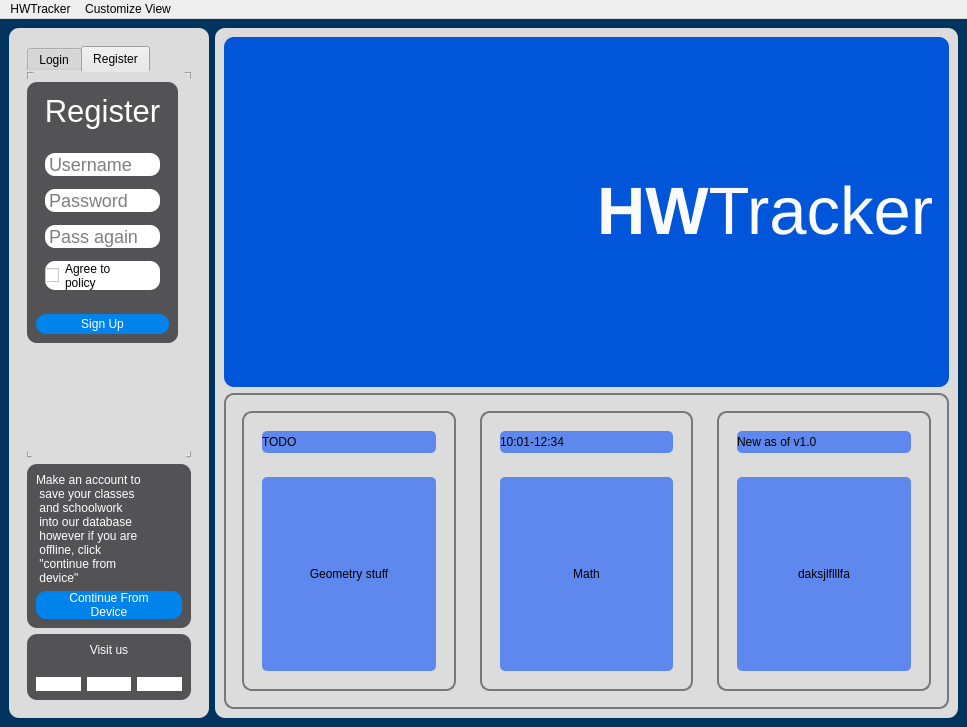
<?xml version="1.0" encoding="UTF-8"?>
<ui version="4.0">
 <class>Login</class>
 <widget class="QMainWindow" name="Login">
  <property name="geometry">
   <rect>
    <x>0</x>
    <y>0</y>
    <width>967</width>
    <height>727</height>
   </rect>
  </property>
  <property name="minimumSize">
   <size>
    <width>967</width>
    <height>727</height>
   </size>
  </property>
  <property name="cursor">
   <cursorShape>ArrowCursor</cursorShape>
  </property>
  <property name="windowTitle">
   <string>Login</string>
  </property>
  <property name="styleSheet">
   <string notr="true">QMainWindow{
	background:rgb(0, 51, 94);
}</string>
  </property>
  <widget class="QWidget" name="centralwidget">
   <layout class="QHBoxLayout" name="horizontalLayout">
    <item>
     <widget class="QWidget" name="leftSide" native="true">
      <property name="minimumSize">
       <size>
        <width>200</width>
        <height>0</height>
       </size>
      </property>
      <property name="maximumSize">
       <size>
        <width>200</width>
        <height>16777215</height>
       </size>
      </property>
      <property name="styleSheet">
       <string notr="true">QWidget{
	background:rgb(220, 220, 220);
	border-radius: 10px;
}
QPushButton{
	color:rgb(255, 255, 255);
	background:rgb(0, 132, 235);
	border-radius: 10px;
}
QPushButton:hover{
	border:1px solid rgb(213, 214, 146);
}
QLineEdit{
	font-size:18px;
	background:rgb(255, 255, 255);
	border-radius:10px;
	border:0px solid;
	padding-left:2px;
	padding-right:2px;
}
QLineEdit:hover{
	border:1px solid rgb(213, 214, 146);
}
QCheckBox{
	background:rgb(255, 255, 255);
}
QCheckBox:hover{
	border:1px solid rgb(213, 214, 146);
}
QLabel{
	color:rgb(255, 255, 255);
}</string>
      </property>
      <layout class="QVBoxLayout" name="verticalLayout_4">
       <item>
        <widget class="QFrame" name="leftFrame">
         <property name="frameShape">
          <enum>QFrame::StyledPanel</enum>
         </property>
         <property name="frameShadow">
          <enum>QFrame::Raised</enum>
         </property>
         <layout class="QVBoxLayout" name="verticalLayout_15">
          <item>
           <widget class="QTabWidget" name="tabWidget">
            <property name="currentIndex">
             <number>1</number>
            </property>
            <widget class="QWidget" name="login">
             <attribute name="title">
              <string>Login</string>
             </attribute>
             <widget class="QFrame" name="LoginFrame">
              <property name="geometry">
               <rect>
                <x>0</x>
                <y>10</y>
                <width>151</width>
                <height>261</height>
               </rect>
              </property>
              <property name="minimumSize">
               <size>
                <width>0</width>
                <height>240</height>
               </size>
              </property>
              <property name="maximumSize">
               <size>
                <width>16777215</width>
                <height>16777215</height>
               </size>
              </property>
              <property name="styleSheet">
               <string notr="true">QFrame{
	background:rgb(83, 82, 84);
}</string>
              </property>
              <property name="frameShape">
               <enum>QFrame::StyledPanel</enum>
              </property>
              <property name="frameShadow">
               <enum>QFrame::Raised</enum>
              </property>
              <layout class="QVBoxLayout" name="verticalLayout_2">
               <item>
                <widget class="QLabel" name="logintext">
                 <property name="maximumSize">
                  <size>
                   <width>16777215</width>
                   <height>40</height>
                  </size>
                 </property>
                 <property name="font">
                  <font>
                   <family>Arial</family>
                   <pointsize>23</pointsize>
                  </font>
                 </property>
                 <property name="text">
                  <string>Login</string>
                 </property>
                 <property name="alignment">
                  <set>Qt::AlignCenter</set>
                 </property>
                </widget>
               </item>
               <item>
                <widget class="QFrame" name="loginFrame">
                 <property name="minimumSize">
                  <size>
                   <width>0</width>
                   <height>140</height>
                  </size>
                 </property>
                 <property name="maximumSize">
                  <size>
                   <width>16777215</width>
                   <height>100</height>
                  </size>
                 </property>
                 <property name="font">
                  <font>
                   <family>Arial</family>
                   <pointsize>24</pointsize>
                   <weight>75</weight>
                   <bold>true</bold>
                  </font>
                 </property>
                 <property name="cursor">
                  <cursorShape>ArrowCursor</cursorShape>
                 </property>
                 <property name="frameShape">
                  <enum>QFrame::StyledPanel</enum>
                 </property>
                 <property name="frameShadow">
                  <enum>QFrame::Sunken</enum>
                 </property>
                 <layout class="QVBoxLayout" name="verticalLayout">
                  <item>
                   <widget class="QLineEdit" name="passwordInputS">
                    <property name="placeholderText">
                     <string>Username</string>
                    </property>
                   </widget>
                  </item>
                  <item>
                   <widget class="QLineEdit" name="UsernameInputS">
                    <property name="font">
                     <font>
                      <pointsize>-1</pointsize>
                     </font>
                    </property>
                    <property name="text">
                     <string/>
                    </property>
                    <property name="echoMode">
                     <enum>QLineEdit::Password</enum>
                    </property>
                    <property name="placeholderText">
                     <string>Password</string>
                    </property>
                   </widget>
                  </item>
                  <item>
                   <widget class="QCheckBox" name="keepsignin">
                    <property name="minimumSize">
                     <size>
                      <width>0</width>
                      <height>30</height>
                     </size>
                    </property>
                    <property name="cursor">
                     <cursorShape>OpenHandCursor</cursorShape>
                    </property>
                    <property name="text">
                     <string>Keep me
 signed in</string>
                    </property>
                   </widget>
                  </item>
                 </layout>
                </widget>
               </item>
               <item>
                <widget class="QPushButton" name="submitcredentials">
                 <property name="minimumSize">
                  <size>
                   <width>0</width>
                   <height>20</height>
                  </size>
                 </property>
                 <property name="cursor">
                  <cursorShape>OpenHandCursor</cursorShape>
                 </property>
                 <property name="text">
                  <string>Sign In</string>
                 </property>
                </widget>
               </item>
              </layout>
             </widget>
            </widget>
            <widget class="QWidget" name="signup">
             <attribute name="title">
              <string>Register</string>
             </attribute>
             <widget class="QFrame" name="registerbox">
              <property name="geometry">
               <rect>
                <x>0</x>
                <y>10</y>
                <width>151</width>
                <height>261</height>
               </rect>
              </property>
              <property name="minimumSize">
               <size>
                <width>0</width>
                <height>240</height>
               </size>
              </property>
              <property name="maximumSize">
               <size>
                <width>16777215</width>
                <height>16777215</height>
               </size>
              </property>
              <property name="styleSheet">
               <string notr="true">QFrame{
	background:rgb(83, 82, 84);
}</string>
              </property>
              <property name="frameShape">
               <enum>QFrame::StyledPanel</enum>
              </property>
              <property name="frameShadow">
               <enum>QFrame::Raised</enum>
              </property>
              <layout class="QVBoxLayout" name="verticalLayout_13">
               <item>
                <widget class="QLabel" name="registerlable">
                 <property name="maximumSize">
                  <size>
                   <width>16777215</width>
                   <height>40</height>
                  </size>
                 </property>
                 <property name="font">
                  <font>
                   <family>Arial</family>
                   <pointsize>23</pointsize>
                  </font>
                 </property>
                 <property name="text">
                  <string>Register</string>
                 </property>
                 <property name="alignment">
                  <set>Qt::AlignCenter</set>
                 </property>
                </widget>
               </item>
               <item>
                <widget class="QFrame" name="registerFrame">
                 <property name="maximumSize">
                  <size>
                   <width>16777215</width>
                   <height>16777215</height>
                  </size>
                 </property>
                 <property name="font">
                  <font>
                   <family>Arial</family>
                   <pointsize>24</pointsize>
                   <weight>75</weight>
                   <bold>true</bold>
                  </font>
                 </property>
                 <property name="cursor">
                  <cursorShape>ArrowCursor</cursorShape>
                 </property>
                 <property name="frameShape">
                  <enum>QFrame::StyledPanel</enum>
                 </property>
                 <property name="frameShadow">
                  <enum>QFrame::Sunken</enum>
                 </property>
                 <layout class="QVBoxLayout" name="verticalLayout_3">
                  <item>
                   <widget class="QLineEdit" name="UsernameInputR">
                    <property name="placeholderText">
                     <string>Username</string>
                    </property>
                   </widget>
                  </item>
                  <item>
                   <widget class="QLineEdit" name="passwordInputR">
                    <property name="font">
                     <font>
                      <pointsize>-1</pointsize>
                     </font>
                    </property>
                    <property name="text">
                     <string/>
                    </property>
                    <property name="echoMode">
                     <enum>QLineEdit::Password</enum>
                    </property>
                    <property name="placeholderText">
                     <string>Password</string>
                    </property>
                   </widget>
                  </item>
                  <item>
                   <widget class="QLineEdit" name="passwordInputConfirmR">
                    <property name="font">
                     <font>
                      <pointsize>-1</pointsize>
                     </font>
                    </property>
                    <property name="text">
                     <string/>
                    </property>
                    <property name="echoMode">
                     <enum>QLineEdit::Password</enum>
                    </property>
                    <property name="placeholderText">
                     <string>Pass again</string>
                    </property>
                   </widget>
                  </item>
                  <item>
                   <widget class="QCheckBox" name="agreetopolicy">
                    <property name="cursor">
                     <cursorShape>OpenHandCursor</cursorShape>
                    </property>
                    <property name="text">
                     <string>Agree to 
policy</string>
                    </property>
                   </widget>
                  </item>
                 </layout>
                </widget>
               </item>
               <item>
                <widget class="QPushButton" name="registercredentials">
                 <property name="minimumSize">
                  <size>
                   <width>0</width>
                   <height>20</height>
                  </size>
                 </property>
                 <property name="cursor">
                  <cursorShape>OpenHandCursor</cursorShape>
                 </property>
                 <property name="text">
                  <string>Sign Up</string>
                 </property>
                </widget>
               </item>
              </layout>
             </widget>
            </widget>
           </widget>
          </item>
          <item>
           <widget class="QFrame" name="signinLocal">
            <property name="styleSheet">
             <string notr="true">QFrame{
	background:rgb(83, 82, 84);
}</string>
            </property>
            <property name="frameShape">
             <enum>QFrame::StyledPanel</enum>
            </property>
            <property name="frameShadow">
             <enum>QFrame::Raised</enum>
            </property>
            <layout class="QVBoxLayout" name="verticalLayout_14">
             <item>
              <widget class="QLabel" name="signinLocalText">
               <property name="text">
                <string>Make an account to 
 save your classes
 and schoolwork 
 into our database
 however if you are
 offline, click 
 &quot;continue from
 device&quot;</string>
               </property>
              </widget>
             </item>
             <item>
              <widget class="QPushButton" name="signinLocalButton">
               <property name="cursor">
                <cursorShape>OpenHandCursor</cursorShape>
               </property>
               <property name="text">
                <string>Continue From 
Device</string>
               </property>
              </widget>
             </item>
            </layout>
           </widget>
          </item>
          <item>
           <widget class="QFrame" name="socials">
            <property name="maximumSize">
             <size>
              <width>16777215</width>
              <height>100</height>
             </size>
            </property>
            <property name="styleSheet">
             <string notr="true">QPushButton{
	background:rgb(255, 255, 255);
}
QFrame{
	background:rgb(83, 82, 84);
}</string>
            </property>
            <property name="frameShape">
             <enum>QFrame::StyledPanel</enum>
            </property>
            <property name="frameShadow">
             <enum>QFrame::Plain</enum>
            </property>
            <layout class="QGridLayout" name="gridLayout_2">
             <item row="0" column="0" colspan="3">
              <widget class="QLabel" name="checkusout">
               <property name="text">
                <string>&lt;html&gt;&lt;head/&gt;&lt;body&gt;&lt;p&gt;Visit us &lt;br/&gt;&lt;/p&gt;&lt;/body&gt;&lt;/html&gt;</string>
               </property>
               <property name="alignment">
                <set>Qt::AlignCenter</set>
               </property>
              </widget>
             </item>
             <item row="1" column="0">
              <widget class="QPushButton" name="insta">
               <property name="text">
                <string/>
               </property>
               <property name="icon">
                <iconset>
                 <normaloff>../../Downloads/output-onlinepngtools-removebg-preview-2.png</normaloff>../../Downloads/output-onlinepngtools-removebg-preview-2.png</iconset>
               </property>
               <property name="iconSize">
                <size>
                 <width>32</width>
                 <height>32</height>
                </size>
               </property>
              </widget>
             </item>
             <item row="1" column="1">
              <widget class="QPushButton" name="youtube">
               <property name="font">
                <font>
                 <kerning>false</kerning>
                </font>
               </property>
               <property name="text">
                <string/>
               </property>
               <property name="icon">
                <iconset>
                 <normaloff>../../Downloads/youtube_PNG12.png</normaloff>../../Downloads/youtube_PNG12.png</iconset>
               </property>
               <property name="iconSize">
                <size>
                 <width>32</width>
                 <height>32</height>
                </size>
               </property>
              </widget>
             </item>
             <item row="1" column="2">
              <widget class="QPushButton" name="github">
               <property name="font">
                <font>
                 <kerning>false</kerning>
                </font>
               </property>
               <property name="text">
                <string/>
               </property>
               <property name="icon">
                <iconset>
                 <normaloff>../../Downloads/github-153-675523.png</normaloff>../../Downloads/github-153-675523.png</iconset>
               </property>
               <property name="iconSize">
                <size>
                 <width>32</width>
                 <height>32</height>
                </size>
               </property>
              </widget>
             </item>
            </layout>
           </widget>
          </item>
         </layout>
        </widget>
       </item>
      </layout>
     </widget>
    </item>
    <item>
     <widget class="QWidget" name="rightSide" native="true">
      <property name="styleSheet">
       <string notr="true">QWidget{
	background:rgb(220, 220, 220);
	border-radius: 10px;
}</string>
      </property>
      <layout class="QVBoxLayout" name="verticalLayout_5">
       <item>
        <widget class="QFrame" name="ICONFRAME">
         <property name="minimumSize">
          <size>
           <width>0</width>
           <height>350</height>
          </size>
         </property>
         <property name="styleSheet">
          <string notr="true">QFrame{
	border-radius:10px;
	background:rgb(0, 85, 216)
}</string>
         </property>
         <property name="frameShape">
          <enum>QFrame::StyledPanel</enum>
         </property>
         <property name="frameShadow">
          <enum>QFrame::Raised</enum>
         </property>
         <layout class="QHBoxLayout" name="horizontalLayout_3">
          <item>
           <widget class="QLabel" name="ICONPNG">
            <property name="minimumSize">
             <size>
              <width>0</width>
              <height>250</height>
             </size>
            </property>
            <property name="maximumSize">
             <size>
              <width>16777215</width>
              <height>16777215</height>
             </size>
            </property>
            <property name="font">
             <font>
              <pointsize>10</pointsize>
             </font>
            </property>
            <property name="text">
             <string/>
            </property>
            <property name="pixmap">
             <pixmap resource="../../Downloads/FILE_2695-2.qrc">:/ICON/icon.png</pixmap>
            </property>
            <property name="alignment">
             <set>Qt::AlignCenter</set>
            </property>
           </widget>
          </item>
          <item>
           <widget class="QLabel" name="HWTRACKERLABEL">
            <property name="font">
             <font>
              <family>Arial</family>
              <pointsize>50</pointsize>
             </font>
            </property>
            <property name="text">
             <string>&lt;html&gt;&lt;head/&gt;&lt;body&gt;&lt;p&gt;&lt;span style=&quot; font-weight:600; color:#fbfbfb;&quot;&gt;HW&lt;/span&gt;&lt;span style=&quot; color:#fbfbfb;&quot;&gt;Tracker&lt;/span&gt;&lt;/p&gt;&lt;/body&gt;&lt;/html&gt;</string>
            </property>
            <property name="alignment">
             <set>Qt::AlignCenter</set>
            </property>
           </widget>
          </item>
         </layout>
        </widget>
       </item>
       <item>
        <widget class="QGroupBox" name="BOTTOMCONTAINER">
         <property name="font">
          <font>
           <pointsize>24</pointsize>
          </font>
         </property>
         <property name="autoFillBackground">
          <bool>false</bool>
         </property>
         <property name="styleSheet">
          <string notr="true">QGroupBox{
	border: 2px solid rgb(120, 119, 121);
}
QLabel{
	background:rgb(94, 136, 238);
	border-radius:5px;
}</string>
         </property>
         <layout class="QHBoxLayout" name="horizontalLayout_2">
          <item>
           <widget class="QScrollArea" name="TODOS">
            <property name="verticalScrollBarPolicy">
             <enum>Qt::ScrollBarAlwaysOff</enum>
            </property>
            <property name="horizontalScrollBarPolicy">
             <enum>Qt::ScrollBarAlwaysOff</enum>
            </property>
            <property name="widgetResizable">
             <bool>true</bool>
            </property>
            <widget class="QWidget" name="TODOSSCROLLABLE">
             <property name="geometry">
              <rect>
               <x>0</x>
               <y>0</y>
               <width>220</width>
               <height>263</height>
              </rect>
             </property>
             <layout class="QVBoxLayout" name="verticalLayout_27">
              <item>
               <widget class="QGroupBox" name="todoBox">
                <property name="minimumSize">
                 <size>
                  <width>0</width>
                  <height>170</height>
                 </size>
                </property>
                <layout class="QVBoxLayout" name="verticalLayout_28">
                 <item>
                  <widget class="QFrame" name="TBtitleFrame">
                   <property name="maximumSize">
                    <size>
                     <width>16777215</width>
                     <height>40</height>
                    </size>
                   </property>
                   <property name="frameShape">
                    <enum>QFrame::StyledPanel</enum>
                   </property>
                   <property name="frameShadow">
                    <enum>QFrame::Raised</enum>
                   </property>
                   <layout class="QVBoxLayout" name="verticalLayout_29">
                    <item>
                     <widget class="QLabel" name="TBtitle">
                      <property name="text">
                       <string>TODO</string>
                      </property>
                     </widget>
                    </item>
                   </layout>
                  </widget>
                 </item>
                 <item>
                  <widget class="QFrame" name="TBdescFrame">
                   <property name="frameShape">
                    <enum>QFrame::StyledPanel</enum>
                   </property>
                   <property name="frameShadow">
                    <enum>QFrame::Raised</enum>
                   </property>
                   <layout class="QVBoxLayout" name="verticalLayout_30">
                    <item>
                     <widget class="QLabel" name="TBdesc">
                      <property name="text">
                       <string>Geometry stuff</string>
                      </property>
                      <property name="alignment">
                       <set>Qt::AlignCenter</set>
                      </property>
                     </widget>
                    </item>
                   </layout>
                  </widget>
                 </item>
                </layout>
               </widget>
              </item>
             </layout>
            </widget>
           </widget>
          </item>
          <item>
           <widget class="QScrollArea" name="SCHEDULE">
            <property name="verticalScrollBarPolicy">
             <enum>Qt::ScrollBarAlwaysOff</enum>
            </property>
            <property name="horizontalScrollBarPolicy">
             <enum>Qt::ScrollBarAlwaysOff</enum>
            </property>
            <property name="widgetResizable">
             <bool>true</bool>
            </property>
            <widget class="QWidget" name="SCHEDULESCROLLABLE">
             <property name="geometry">
              <rect>
               <x>0</x>
               <y>0</y>
               <width>221</width>
               <height>263</height>
              </rect>
             </property>
             <layout class="QVBoxLayout" name="verticalLayout_23">
              <item>
               <widget class="QGroupBox" name="scheduleBox">
                <property name="minimumSize">
                 <size>
                  <width>0</width>
                  <height>170</height>
                 </size>
                </property>
                <layout class="QVBoxLayout" name="verticalLayout_24">
                 <item>
                  <widget class="QFrame" name="SBtimeFrame">
                   <property name="maximumSize">
                    <size>
                     <width>16777215</width>
                     <height>40</height>
                    </size>
                   </property>
                   <property name="frameShape">
                    <enum>QFrame::StyledPanel</enum>
                   </property>
                   <property name="frameShadow">
                    <enum>QFrame::Raised</enum>
                   </property>
                   <layout class="QVBoxLayout" name="verticalLayout_25">
                    <item>
                     <widget class="QLabel" name="SBtime">
                      <property name="text">
                       <string>10:01-12:34</string>
                      </property>
                     </widget>
                    </item>
                   </layout>
                  </widget>
                 </item>
                 <item>
                  <widget class="QFrame" name="SBdescFrame">
                   <property name="frameShape">
                    <enum>QFrame::StyledPanel</enum>
                   </property>
                   <property name="frameShadow">
                    <enum>QFrame::Raised</enum>
                   </property>
                   <layout class="QVBoxLayout" name="verticalLayout_26">
                    <item>
                     <widget class="QLabel" name="SBdesc">
                      <property name="text">
                       <string>Math</string>
                      </property>
                      <property name="alignment">
                       <set>Qt::AlignCenter</set>
                      </property>
                     </widget>
                    </item>
                   </layout>
                  </widget>
                 </item>
                </layout>
               </widget>
              </item>
             </layout>
            </widget>
           </widget>
          </item>
          <item>
           <widget class="QScrollArea" name="NEWS">
            <property name="verticalScrollBarPolicy">
             <enum>Qt::ScrollBarAlwaysOff</enum>
            </property>
            <property name="horizontalScrollBarPolicy">
             <enum>Qt::ScrollBarAlwaysOff</enum>
            </property>
            <property name="widgetResizable">
             <bool>true</bool>
            </property>
            <widget class="QWidget" name="NEWSSCROLLABLE">
             <property name="geometry">
              <rect>
               <x>0</x>
               <y>0</y>
               <width>220</width>
               <height>263</height>
              </rect>
             </property>
             <layout class="QVBoxLayout" name="verticalLayout_12">
              <item>
               <widget class="QGroupBox" name="NewsBox">
                <property name="minimumSize">
                 <size>
                  <width>0</width>
                  <height>170</height>
                 </size>
                </property>
                <layout class="QVBoxLayout" name="verticalLayout_6">
                 <item>
                  <widget class="QFrame" name="NBtitleBox">
                   <property name="maximumSize">
                    <size>
                     <width>16777215</width>
                     <height>40</height>
                    </size>
                   </property>
                   <property name="frameShape">
                    <enum>QFrame::StyledPanel</enum>
                   </property>
                   <property name="frameShadow">
                    <enum>QFrame::Raised</enum>
                   </property>
                   <layout class="QVBoxLayout" name="verticalLayout_9">
                    <item>
                     <widget class="QLabel" name="NBtitle">
                      <property name="text">
                       <string>New as of v1.0</string>
                      </property>
                     </widget>
                    </item>
                   </layout>
                  </widget>
                 </item>
                 <item>
                  <widget class="QFrame" name="NBdescBox">
                   <property name="frameShape">
                    <enum>QFrame::StyledPanel</enum>
                   </property>
                   <property name="frameShadow">
                    <enum>QFrame::Raised</enum>
                   </property>
                   <layout class="QVBoxLayout" name="verticalLayout_8">
                    <item>
                     <widget class="QLabel" name="NBdesc">
                      <property name="text">
                       <string>daksjlflllfa</string>
                      </property>
                      <property name="alignment">
                       <set>Qt::AlignCenter</set>
                      </property>
                     </widget>
                    </item>
                   </layout>
                  </widget>
                 </item>
                </layout>
               </widget>
              </item>
             </layout>
            </widget>
           </widget>
          </item>
         </layout>
        </widget>
       </item>
      </layout>
     </widget>
    </item>
   </layout>
  </widget>
  <widget class="QMenuBar" name="menuBar">
   <property name="geometry">
    <rect>
     <x>0</x>
     <y>0</y>
     <width>967</width>
     <height>22</height>
    </rect>
   </property>
   <widget class="QMenu" name="menuHWTracker">
    <property name="title">
     <string>HWTracker</string>
    </property>
    <addaction name="actionAbout_2"/>
    <addaction name="separator"/>
   </widget>
   <widget class="QMenu" name="menuCustomize_View">
    <property name="title">
     <string>Customize View</string>
    </property>
    <addaction name="actionShow_news"/>
    <addaction name="actionSchedule"/>
    <addaction name="actionTodo"/>
   </widget>
   <addaction name="menuHWTracker"/>
   <addaction name="menuCustomize_View"/>
  </widget>
  <action name="actionQuit">
   <property name="text">
    <string>Quit</string>
   </property>
  </action>
  <action name="actionAbout">
   <property name="text">
    <string>About</string>
   </property>
  </action>
  <action name="actionAbout_2">
   <property name="text">
    <string>About</string>
   </property>
  </action>
  <action name="actionQuit_2">
   <property name="text">
    <string>Quit</string>
   </property>
  </action>
  <action name="actionShow_news">
   <property name="checkable">
    <bool>true</bool>
   </property>
   <property name="checked">
    <bool>true</bool>
   </property>
   <property name="text">
    <string>App news</string>
   </property>
  </action>
  <action name="actionSchedule">
   <property name="checkable">
    <bool>true</bool>
   </property>
   <property name="checked">
    <bool>true</bool>
   </property>
   <property name="text">
    <string>Schedule</string>
   </property>
  </action>
  <action name="actionTodo">
   <property name="checkable">
    <bool>true</bool>
   </property>
   <property name="checked">
    <bool>true</bool>
   </property>
   <property name="text">
    <string>Todo</string>
   </property>
  </action>
  <action name="actionCalendar">
   <property name="text">
    <string>Calendar</string>
   </property>
  </action>
 </widget>
 <resources>
  <include location="../../Downloads/FILE_2695-2.qrc"/>
 </resources>
 <connections>
  <connection>
   <sender>actionShow_news</sender>
   <signal>toggled(bool)</signal>
   <receiver>NEWS</receiver>
   <slot>setVisible(bool)</slot>
   <hints>
    <hint type="sourcelabel">
     <x>-1</x>
     <y>-1</y>
    </hint>
    <hint type="destinationlabel">
     <x>824</x>
     <y>557</y>
    </hint>
   </hints>
  </connection>
  <connection>
   <sender>actionSchedule</sender>
   <signal>toggled(bool)</signal>
   <receiver>SCHEDULE</receiver>
   <slot>setVisible(bool)</slot>
   <hints>
    <hint type="sourcelabel">
     <x>-1</x>
     <y>-1</y>
    </hint>
    <hint type="destinationlabel">
     <x>604</x>
     <y>557</y>
    </hint>
   </hints>
  </connection>
 </connections>
</ui>
